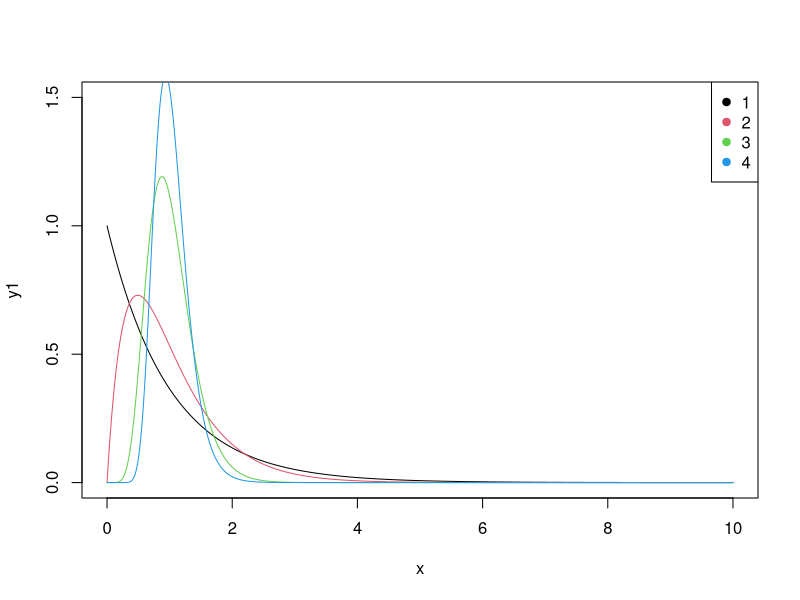
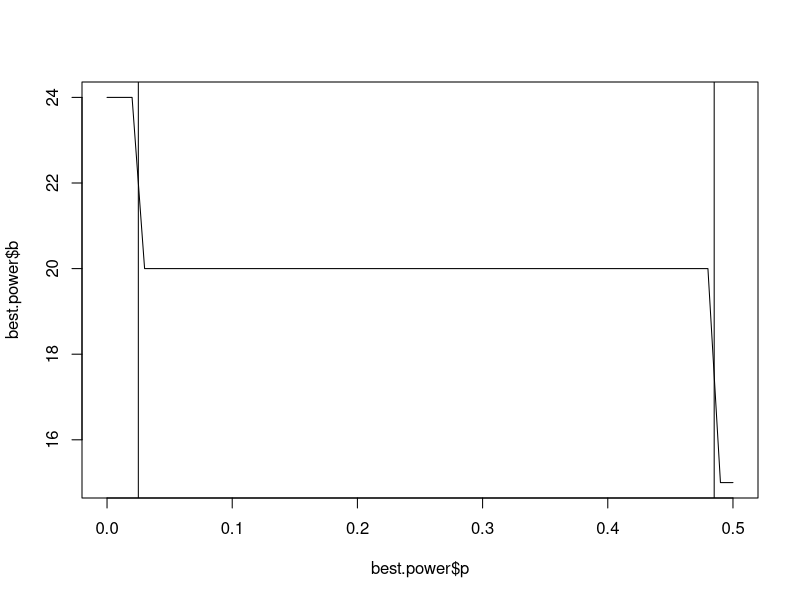

Here is the R script that generated these plots, in order:
## ---- chunk 1
knitr::opts_chunk$set(echo = TRUE)
## ---- chunk 2
dat1 <- data.frame(x = c(1,2,4,6,7,8,10,15), 
                   y = c(.045, .114, .215, .346, .41, .52, .67, .942))

a <- mean(dat1$y)
b <- sum(dat1$y * (dat1$x - mean(dat1$x)))/sum((dat1$x - mean(dat1$x))^2)
## ---- chunk 3
summary(lm(y ~ x, data = dat1))
## ---- chunk 4
pred.y <- as.matrix(lm(y ~ x, data = dat1)[["fitted.values"]])
## ---- chunk 5
(0.577 - a)/b + mean(dat1$x)
## ---- chunk 6
u <- 0.577 - a
v <- b
a1 <- 1 + 1/8
a2 <- 1/sum((dat1$x - mean(dat1$x))^2)
s2 <- sum((dat1$y - pred.y)^2)/6
t <- qt(0.025, 6)
g <- t^2 * s2 * a2^2/v^2

(u/v + t*sqrt(s2)/v * sqrt((1-g)*a1^2 + u^2 * a2^2 /v^2))/(1-g) + mean(dat1$x)

(u/v - t*sqrt(s2)/v * sqrt((1-g)*a1^2 + u^2 * a2^2 /v^2))/(1-g) + mean(dat1$x)
## ---- chunk 7
x <- seq(0,10,0.001)
y1 <- df(x, 3-1, 120-3)
y2 <- df(x, 5-1, 120-5)
y3 <- df(x, 20-1, 120-20)
y4 <- df(x, 60-1, 120-60)

plot(x, y1, col = 1, type = "l", ylim = c(0,1.5))
lines(x, y2, col = 2)
lines(x, y3, col = 3)
lines(x, y4, col = 4)
legend("topright", legend = c(1:4), col = c(1:4), pch = 19)
## ---- chunk 8
# candidates for b and n
b <- c(2,3,4,5,6,8,10,12,15,20,24,30,40,60)
n <- 120/b
# c = sigma_a / sigma
c <- c(1/0.5, 1/1, 1/1.5)
# power results for each combination
power <- matrix(0, 14, 3)
for (i in 1:3){
  c.temp <- c[i]
  for (j in 1:14){
    b.temp <- b[j]
    n.temp <- n[j]
    q <- qf(0.99, b.temp - 1, 120 - b.temp) / (n.temp * c.temp + 1)
    power[j,i] <- 1 - pf(q, b.temp - 1, 120 - b.temp)
  }
}
## ---- chunk 9
# grid for p(sigma = 0.5) = p(sigma = 1.5) = p
p.seq <- seq(0, 0.5, 0.01)
best.power <- matrix(rep(p.seq, 3), ncol = 3, byrow = FALSE)
for (i in 1:length(seq(0, 0.5, 0.01))){
  p <- p.seq[i]
  q <- 1- 2 * p
  # given a set of (b,n), sigma follows discrete distribution
  # E(power) = sum (power_i * p(sigma = sigma_i))
  temp <- (power[,1] + power[,3]) * p + power[,2] * q
  # for a given p, select the best power and the best (b,n)
  best.power[i, 2] <- max(temp)
  best.power[i, 3] <- which.max(temp)
}
best.power <- data.frame(best.power)
colnames(best.power) <- c("p", "power", "index")
best.power$b <- b[best.power$index]
best.power$n <- n[best.power$index]
## ---- chunk 10
plot(best.power$p, best.power$b, type = "l")
abline(v = 0.025)
abline(v = 0.485)
